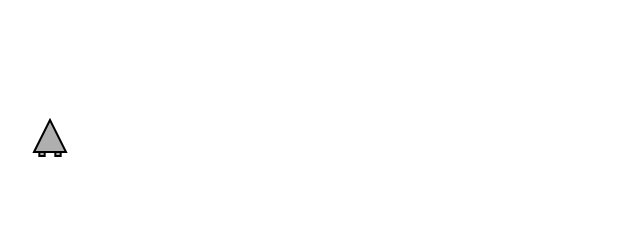
Frame 1 (no input)
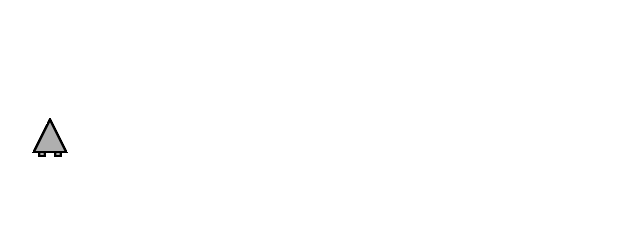
Frame 60 (no input)
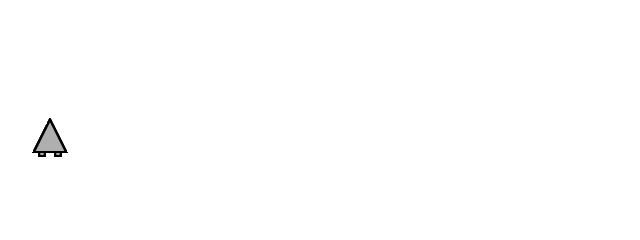
Frame 120 (the mouse pressed at the canvas centre since frame 60)

The p5.js sketch that drew these frames (run headless with seeded random() and noise() and a simulated clock; from frame 60 on, the mouse is pressed at the canvas centre):

// p5.js sketch
// ── sketch.js
// The Nature of Code
// Daniel Shiffman
// http://natureofcode.com

// Chapter 3: Asteroids exercise

// Mover object
let ship;

function setup() {
  createCanvas(640, 240);
  ship = new Spaceship();
  background(255);
}

function draw() {
  background(255, 2);
  
  

  // Update position
  ship.update();
  // Wrape edges
  ship.wrapEdges();
  // Draw ship
  ship.show();

  // fill(0);
  // text("left right arrows to turn, z to thrust",10,height-5);

  // Turn or thrust the ship depending on what key is pressed
  if (keyIsDown(LEFT_ARROW)) {
    ship.turn(-0.03);
  } else if (keyIsDown(RIGHT_ARROW)) {
    ship.turn(0.03);
  } else if (keyIsDown(90)) {
    ship.thrust();
  }
}

// ── ship.js
// The Nature of Code
// Daniel Shiffman
// http://natureofcode.com

// Chapter 3: Asteroids

class Spaceship {
  constructor() {
    // All of our regular motion stuff
    this.position = createVector(50, height / 2);
    this.velocity = createVector();
    this.acceleration = createVector();

    // Arbitrary damping to slow down ship
    this.damping = 0.95;
    this.topspeed = 6;

    // Variable for heading!
    this.heading = 0;

    // Size
    this.r = 16;

    // Are we thrusting (to color boosters)
    this.thrusting = false;
  }

  // Standard Euler integration
  update() {
    this.velocity.add(this.acceleration);
    this.velocity.mult(this.damping);
    this.velocity.limit(this.topspeed);
    this.position.add(this.velocity);
    this.acceleration.mult(0);
  }

  // Newton's law: F = M * A
  applyForce(force) {
    let f = force.copy();
    //f.div(mass); // ignoring mass right now
    this.acceleration.add(f);
  }

  // Turn changes angle
  turn(angle) {
    this.heading += angle;
  }

  // Apply a thrust force
  thrust() {
    // Offset the angle since we drew the ship vertically
    let angle = this.heading - PI / 2;
    let force = p5.Vector.fromAngle(angle);
    force.mult(0.1);
    this.applyForce(force);
    // To draw booster
    this.thrusting = true;
  }

  wrapEdges() {
    let buffer = this.r * 2;
    if (this.position.x > width + buffer) this.position.x = -buffer;
    else if (this.position.x < -buffer) this.position.x = width + buffer;
    if (this.position.y > height + buffer) this.position.y = -buffer;
    else if (this.position.y < -buffer) this.position.y = height + buffer;
  }

  // Draw the ship
  show() {
    stroke(0);
    strokeWeight(2);
    push();
    translate(this.position.x, this.position.y + this.r);
    rotate(this.heading);
    fill(175);
    if (this.thrusting) fill(255, 0, 0);
    // Booster rockets
    rectMode(CENTER);
    rect(-this.r / 2, this.r, this.r / 3, this.r / 2);
    rect(this.r / 2, this.r, this.r / 3, this.r / 2);
    fill(175);
    // A triangle
    beginShape();
    vertex(-this.r, this.r);
    vertex(0, -this.r);
    vertex(this.r, this.r);
    endShape(CLOSE);
    rectMode(CENTER);
    pop();

    this.thrusting = false;
  }
}
